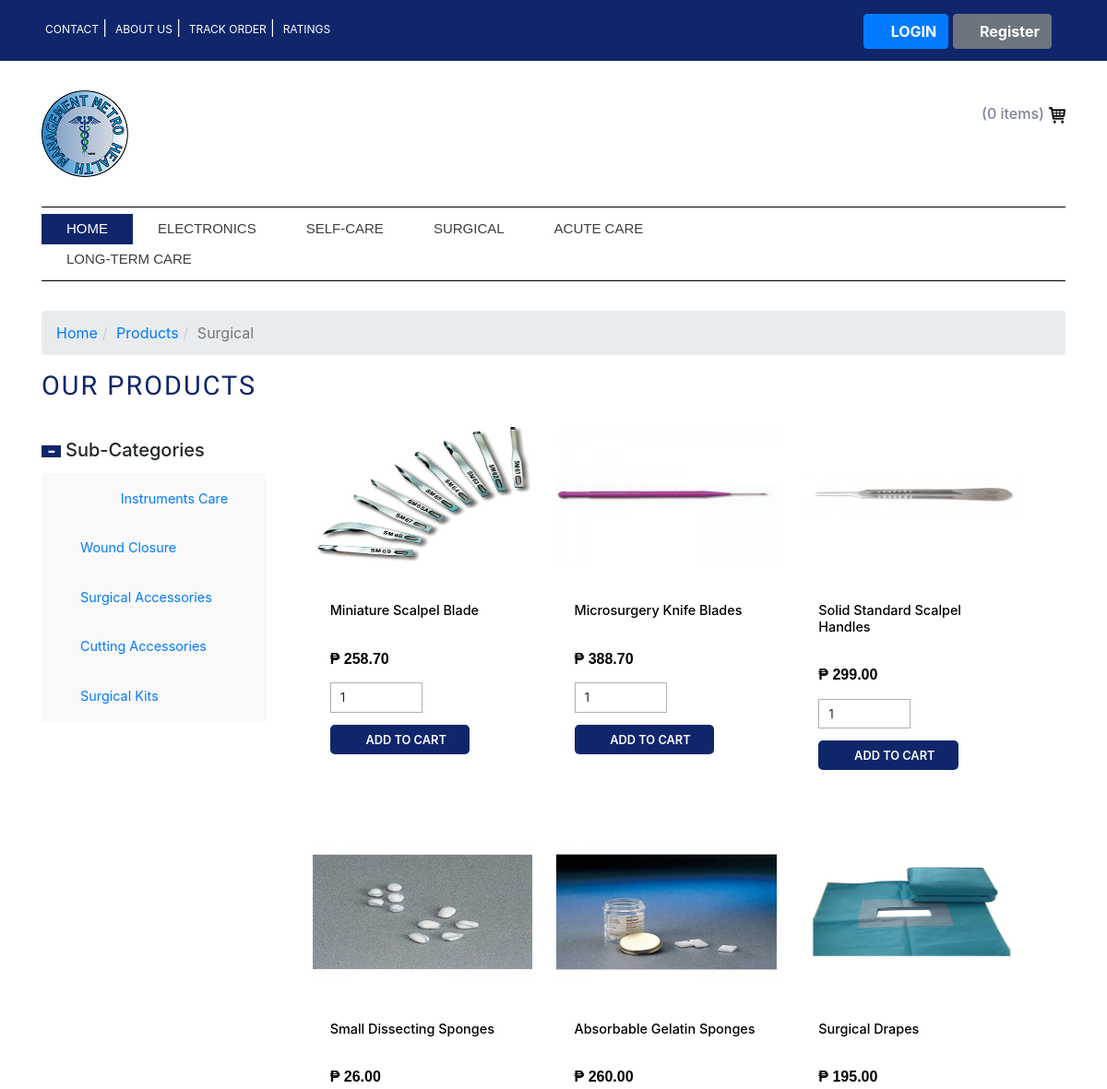
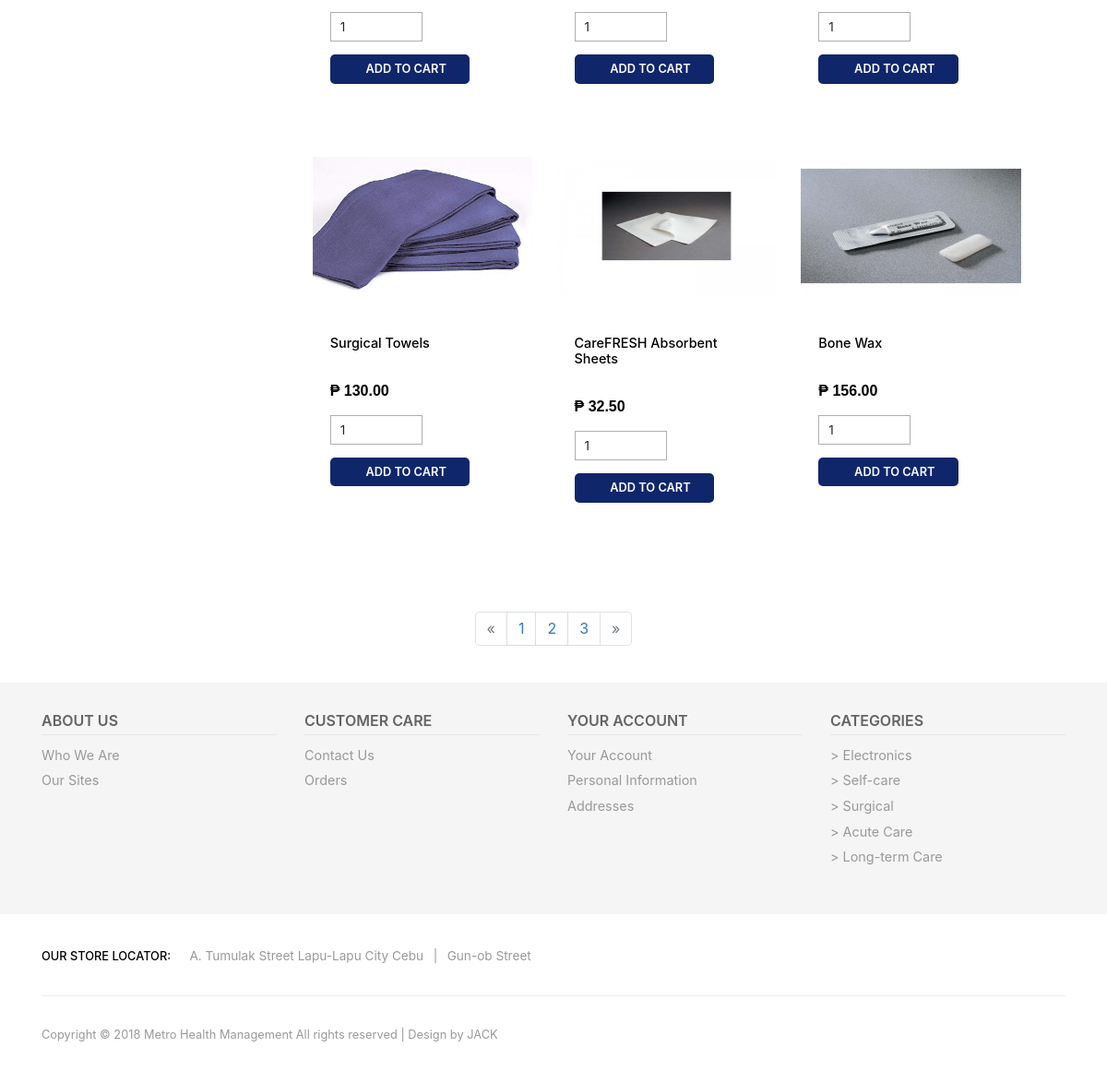
The page /customer/surgical.php on the database its author committed (2 pictures, top to bottom).
### tables this page shows
CREATE TABLE `products` (
  `prod_id` int(11) NOT NULL,
  `prod_name` text NOT NULL,
  `type` text NOT NULL,
  `sub_category` text NOT NULL,
  `description` text NOT NULL,
  `selling_price` float NOT NULL,
  `unit_price` float NOT NULL,
  `qty` int(11) NOT NULL,
  `status` text NOT NULL,
  `photo` varchar(25555) NOT NULL,
  `trans_id` int(11) NOT NULL,
  `supplier_id` int(11) NOT NULL,
  `date_added` date NOT NULL
);

### customer/functions/surgicalDisplay.php (called while the page is built, shortened)
<?php
 $query= "SELECT * FROM products WHERE type = 'Surgical'";
$data = mysqli_query($conn, $query);
$result = mysqli_fetch_array($data);
		 $search_value=isset($_POST['search'])? $_POST["search"]:'';
	 if($result['type'] == "Surgical"){
			$sqlSelProd = mysqli_query($conn,"SELECT * FROM products WHERE prod_name like '%$search_value%' AND type='Surgical' ORDER BY prod_id DESC limit $start_from, $record_per_page") or die(mysqli_error());
		}else{
			$sqlSelProd = mysqli_query($conn,"SELECT * FROM products WHERE prod_name like '%$search_value%' ORDER BY prod_id DESC limit $start_from, $record_per_page") or die(mysql_error());
		}
?>

### customer/surgical.php (the view, shortened to what this page needs)
<?php
 require("../database/sql_connect.php");
$record_per_page = 9;
$page = '';
if (isset($_GET['page'])) {
	$page = $_GET['page'];
}
else{
	$page = 1;
}
$start_from = ($page-1)*$record_per_page;
?>
<?php
include("functions/surgicalDisplay.php");
?>
<body>
<link rel="stylesheet" href="https://maxcdn.bootstrapcdn.com/bootstrap/3.3.7/css/bootstrap.min.css">
<?php include("header.php") ?>
<?php include("menu.php") ?>
<div class="product-model">
	 <div class="container">
			<ol class="breadcrumb">
		  <li><a href="index.php">Home</a></li>
		  <li><a href="#">Products</a></li>
		  <li class="active">Surgical</li>
		 </ol>
			<h2>OUR PRODUCTS</h2>
		 <div class="col-md-9 product-model-sec">
		 <?php
		 if (mysqli_num_rows($sqlSelProd) >= 1) {
          while ($row = mysqli_fetch_array($sqlSelProd)) {
	?>
			<a href="single.php?prod_id=<?php echo $row['prod_id']; ?>"><div class="product-grid love-grid">
						<div class="product-img b-link-stripe b-animate-go  thickbox">
							<img src="../admin/<?php echo $row['photo'] ?>" style="height:150px;" class="img-responsive" alt=""/>
							<div class="b-wrapper">
							</div>
						</div></a>
						<form method="post">
						<div class="product-info simpleCart_shelfItem">
							<div class="product-info-cust prt_name">
								<h4><?php echo $row['prod_name']; ?></h4>
								<br>
								<span class="item_price">&#8369; <?php echo number_format($row['selling_price'],2); ?></span>
								<input type="number" min="1" max="<?php echo $row['qty']; ?>" class="item_quantity quantity<?php echo $row['prod_id']; ?>" value="1" />
								<button type="submit" class="item_add items" onclick="myFunction()"><i class="fa fa-shopping-cart"></i> ADD TO CART</button>
							</div>
						</div>
						</div>
						</form>
						<?php
			}
		}
		?>
			<div class="rsidebar span_1_of_left">
				 <section  class="sky-form">
					<?php include("surgicalSubCategory.php") ?>
				 </section>
			 </div>
<center>
			<div class="pagination">
						<?php
							if($type = 'Surgical');
							$sqlSelProd = mysqli_query($conn,"SELECT * FROM products WHERE type = 'surgical'") or die(mysqli_error());
							$total_records = mysqli_num_rows($sqlSelProd);
							$total_pages = ceil($total_records/$record_per_page);
							if ($type=='') {
								echo "<ul class='pagination'>";
								if($page == 1) {
								$disable_prev = 'disabled';
								$prev_url = "javascript:void(0);";
								} else {
								    $disable_prev = '';
								    $prev_url = "surgical.php?page=".($page-1);
								}
								echo '<li class="page-item '.$disable_prev.'"><a class="page-link" href="'.$prev_url.'" class="button">
							        <span aria-hidden="true">&laquo;</span>
							        <span class="sr-only">Previous</span>
							      </a></li>';
								for ($i=1; $i <=$total_pages ; $i++) {
									echo '<li><a href="surgical.php?page='.$i.'">'.$i.'</a></li>';
								}
								if($page+1 == $total_pages) {
								    $disable_next = '';
								    $next_url = "surgical.php?page=".($page+1);
								} else {
								    $disable_next = 'disabled';
								    $next_url = "javascript:void(0);";
								}
								echo "<li class='page-item ".$disable_next."'><a class='page-link' href='".$next_url."' class='button'>
								        <span aria-hidden='true'>&raquo;</span>
								        <span class='sr-only'>Next</span>
								      </a></li>";
								echo "</ul>";
								}
								else{
								echo "<ul class='pagination'>";
								if($page == 1) {
								$disable_prev = 'disabled';
								$prev_url = "javascript:void(0);";
								} else {
								    $disable_prev = '';
								    $prev_url = "surgical.php?type=".$_GET['type']."&page=".($page-1);
								}
								echo '<li class="page-item '.$disable_prev.'"><a class="page-link" href="'.$prev_url.'" class="button">
							        <span aria-hidden="true">&laquo;</span>
							        <span class="sr-only">Previous</span>
							      </a></li>';
								for ($i=1; $i <=$total_pages ; $i++) {
									echo '<li><a href="surgical.php?type='.$type.'&page='.$i.'">'.$i.'</a></li>';
								}
								if($page+1 == $total_pages) {
								    $disable_next = '';
								    $next_url = "surgical.php?type=".$_GET['type']."&page=".($page+1);
								} else {
								    $disable_next = 'disabled';
								    $next_url = "javascript:void(0);";
								}
								echo "<li class='page-item ".$disable_next."'><a class='page-link' href='".$next_url."' class='button'>
								        <span aria-hidden='true'>&raquo;</span>
								        <span class='sr-only'>Next</span>
								      </a></li>";
								echo "</ul>";
							}
						 ?>
			</div>
			</center>
<?php include("indexfooter.php") ?>
</body>
</html>

### customer/css2/style.css (style rules this page uses)
h4, h5, h6, h1, h2, h3 { margin: 0; }
ul, ol { margin: 0; padding:0; }
html, body { font-family: 'Raleway', sans-serif; font-size: 100%; background: #ffffff; }
body a { transition:0.5s all; -webkit-transition:0.5s all; -moz-transition:0.5s all; -o-transition:0.5s all; -ms-transition:0.5s all; }
.breadcrumb { margin:2em 0; }
span.item_price { color: #3f3d3d; font-size: 1.2em; font-weight: 400; text-align: center; }
.item_quantity { margin: 1em 0; border: 1px solid rgb(175, 175, 175); font-size: 0.85em; padding: 5px 10px; display: block; }
.product-model-sec { margin: 1em 0 0 0; float: right; }
.rsidebar { display: block; float: left; margin: 2em 2em 0% 0; width: 22%; }
.b-link-stripe { position:relative; display:inline-block; vertical-align:top; font-weight: 300; overflow:hidden; width: 100%; }
.b-link-stripe .b-wrapper { position:absolute; width:100%; height:100%; top:0; left:0; text-align:center; color:#ffffff; overflow:hidden; }
.b-animate-go { text-decoration:none; }
.product-grid { width: 30%; margin: 0 3% 4% 0; float: left; position: relative; transition: 0.5s all; -webkit-transition: 0.5s all; -moz-transition: 0.5s all; -o-transition: 0.5s all; min-height: 200px; border:1px solid #fff; }
.product-img img { width: 100%; }
.product-info-cust { float: left; padding: 0.8em 1.2em; }
.item_quantity { margin: 1em 0; font-size: 0.85em; padding: 5px 10px; display: block; }
.item_add { color:#fff; text-decoration:none; font-weight:600; padding:0.5em 2em; font-size:0.8em; display:inline-block; border-radius:5px; -moz-border-radius: 5px; -webkit-border-radius: 5px; -o-border-radius: 5px; margin: 0px 16px 0px 0px; background:#0f266b; border:none; outline:none; }
.prt_name { padding: 0.8em 1.2em; float:none; }
.items { float:none; margin: 0 0 16px 0px; }
.product-info-cust h4 { color:#000; font-weight:500; font-size:0.9em; }
span.item_price { color:#000; font-weight:600; font-size:1em; font-family: 'Arimo', sans-serif; }
.product-info.simpleCart_shelfItem { margin-top: 30px; }
.product-model h2 { text-transform: uppercase; font-size: 1.8em; font-family: 'Aladin', cursive; letter-spacing: 2px; color: #0f266b; }

### customer/surgical.php (style rules this page uses)
.pagination { display: inline-flex; }
.pagination a { color: black; padding: 8px 16px; text-decoration: none; border: 1px solid #ddd; }

### rows shown on the page
products: photo (picture), prod_name "Miniature Scalpel Blade", selling_price "258.70"
products: photo (picture), prod_name "Microsurgery Knife Blades", selling_price "388.70"
products: photo (picture), prod_name "Solid Standard Scalpel Handles", selling_price "299.00"
products: photo (picture), prod_name "Small Dissecting Sponges", selling_price "26.00"
products: photo (picture), prod_name "Absorbable Gelatin Sponges", selling_price "260.00"
products: photo (picture), prod_name "Surgical Drapes", selling_price "195.00"
products: photo (picture), prod_name "Surgical Towels", selling_price "130.00"
products: photo (picture), prod_name "CareFRESH Absorbent Sheets", selling_price "32.50"
products: photo (picture), prod_name "Bone Wax", selling_price "156.00"
